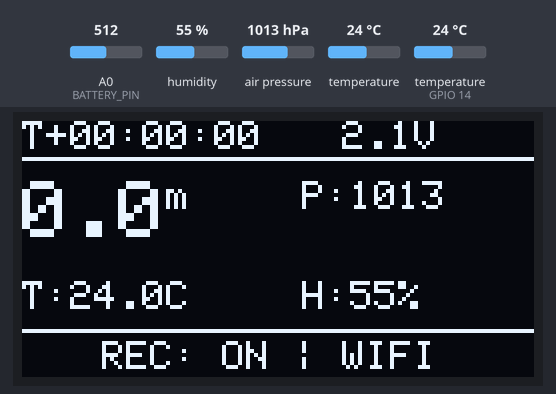
A sketch run on a simulated ESP8266 (Wemos D1 mini). On the bench: 128×64 one-colour display. The test bench sets the inputs (shaded band); at power-on: air pressure 1013 hPa, humidity 55 %, A0 (BATTERY_PIN) = 512, temperature 24 °C, temperature (sensor on GPIO 14) 24 °C. WiFi joins after 1.5 s; servers stay silent unless stated; storage starts empty; what the sketch prints to the serial monitor is not drawn.

Above: at 3.3 s.
3.4 s: air pressure set to 952 hPa
At 4.6 s:
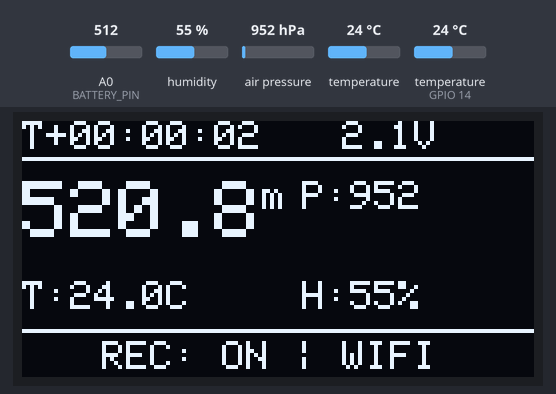
12.4 s: humidity set to 22 %
At 15.5 s:
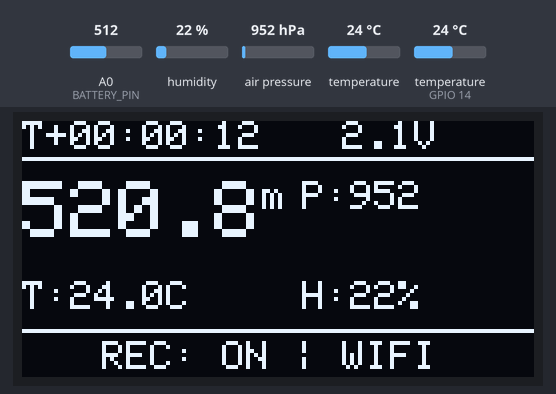
17.6 s: A0 (BATTERY_PIN) set to 390
At 18.5 s:
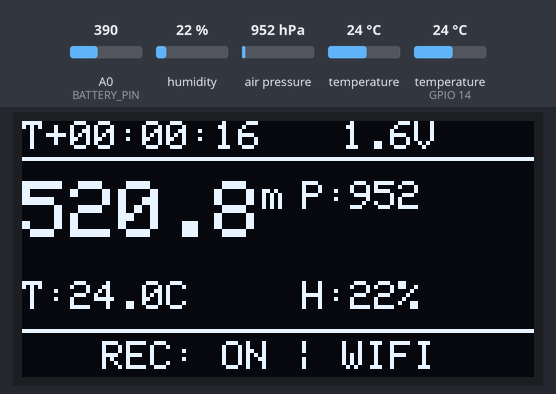
21.6 s: temperature (sensor 0) set to 12 °C
At 22.8 s:
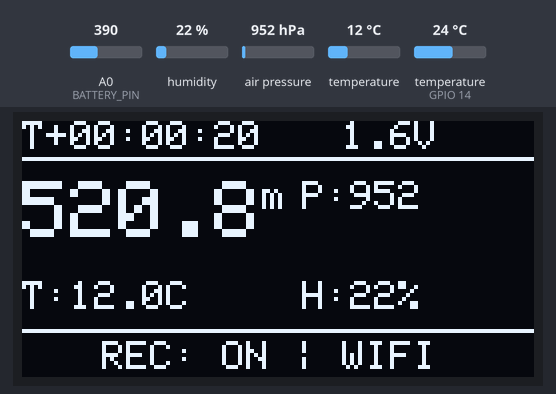
25.6 s: humidity set to 40 %
At 27.0 s:
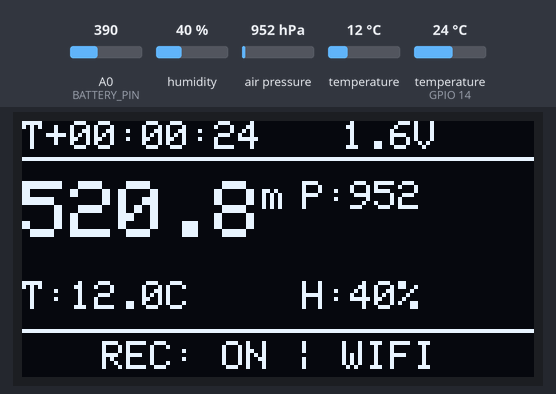
29.6 s: A0 (BATTERY_PIN) set to 410
At 31.3 s:
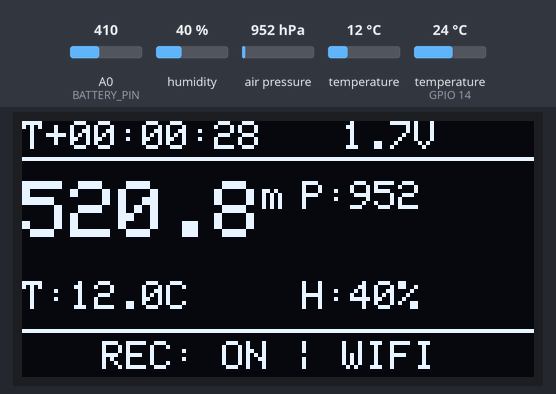
Timing chart, 0 to 32.8 s (numbered marks = the images above; inputs shaded):
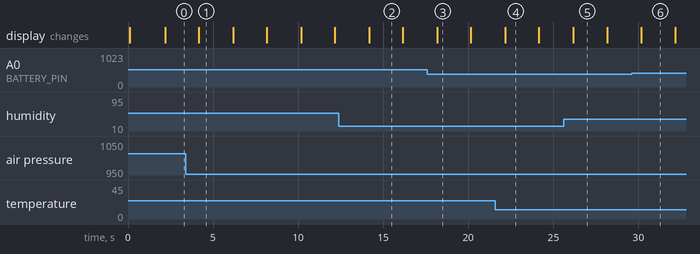

Measured:
- what the display in image 1 shows lasts 2.0 s, from 4.2 s to 6.2 s

The sketch:

Rocket_goodUI_.ino
```cpp
/*
 * ESP8266 Mini Satellite "CanSat" Firmware
 * Version: 3.0 (NASA Edition)
 * * Hardware:
 * - ESP8266 (NodeMCU/Wemos)
 * - BMP180 (I2C)
 * - DHT11 (GPIO14)
 * - OLED SSD1306 (I2C)
 * - Internal Flash (LittleFS) for Data Logging
 * * Features:
 * - Black Box Data Logging (.csv)
 * - Dual WiFi Mode (AP + Station)
 * - Professional Mission Control Dashboard
 * - High-Precision Charts
 */

#include <ESP8266WiFi.h>
#include <ESP8266WebServer.h>
#include <Wire.h>
#include <Adafruit_BMP085.h>
#include <Adafruit_GFX.h>
#include <Adafruit_SSD1306.h>
#include <DHT.h>
#include <LittleFS.h> //

// ============================================================================
// CONFIGURATION
// ============================================================================

// 1. Home WiFi (Optional - for ground testing)
const char* WIFI_SSID = "-WIFI-";
const char* WIFI_PASS = "1XXXXXXXX2";

// 2. Satellite Hotspot (Field Mode)
const char* AP_SSID = "NASA-SAT-1";
const char* AP_PASS = "mission2024";

// Pins
#define I2C_SDA         4  // D2
#define I2C_SCL         5  // D1
#define DHT_PIN         14 // D5
#define BATTERY_PIN     A0

// Sensor & Display Config
#define DHT_TYPE        DHT11
#define SCREEN_WIDTH    128
#define SCREEN_HEIGHT   64
#define OLED_RESET      -1
#define OLED_ADDR       0x3C

// Logging Config
#define LOG_FILENAME    "/mission_log.csv"
#define LOG_INTERVAL    2000 // Log every 2 seconds

// Objects
Adafruit_BMP085 bmp;
Adafruit_SSD1306 display(SCREEN_WIDTH, SCREEN_HEIGHT, &Wire, OLED_RESET);
DHT dht(DHT_PIN, DHT_TYPE);
ESP8266WebServer server(80);

// Data Structure
struct MissionData {
    unsigned long timestamp;
    String missionTime;
    float temp;
    float humidity;
    float pressure;
    float altitude;
    float batteryV;
    int batteryPct;
    bool dht_ok;
    bool bmp_ok;
} data;

// Global Variables
unsigned long missionStartTime = 0;
unsigned long lastLogTime = 0;
float refPressure = 1013.25; // Will be auto-calibrated

// ============================================================================
// FILE SYSTEM (BLACK BOX)
// ============================================================================

void setupLogging() {
    if (!LittleFS.begin()) {
        Serial.println("[FS] Failed to mount file system");
        return;
    }
    Serial.println("[FS] File System Mounted");

    // Check if file exists, if not create headers
    if (!LittleFS.exists(LOG_FILENAME)) {
        File logFile = LittleFS.open(LOG_FILENAME, "w");
        if (logFile) {
            logFile.println("Time,MissionTime,Temp(C),Humidity(%),Pressure(hPa),Altitude(m),Battery(V)");
            logFile.close();
            Serial.println("[FS] Created new log file");
        }
    }
}

void logDataToStorage() {
    File logFile = LittleFS.open(LOG_FILENAME, "a"); // Append mode
    if (logFile) {
        logFile.print(millis());
        logFile.print(",");
        logFile.print(data.missionTime);
        logFile.print(",");
        logFile.print(data.temp);
        logFile.print(",");
        logFile.print(data.humidity);
        logFile.print(",");
        logFile.print(data.pressure);
        logFile.print(",");
        logFile.print(data.altitude);
        logFile.print(",");
        logFile.println(data.batteryV);
        logFile.close();
        // Serial.println("[FS] Data saved"); // Uncomment for debugging
    }
}

// ============================================================================
// UTILITIES
// ============================================================================

String getMissionTime() {
    unsigned long now = millis() - missionStartTime;
    unsigned long seconds = now / 1000;
    unsigned long minutes = seconds / 60;
    unsigned long hours = minutes / 60;

    seconds %= 60;
    minutes %= 60;

    char buffer[20];
    sprintf(buffer, "T+%02lu:%02lu:%02lu", hours, minutes, seconds);
    return String(buffer);
}

float readBattery() {
    // 4.2V is max, using divider if needed. Adjust multiplier based on your resistor divider.
    // If direct connection (not recommended for >3.3V), max is 1.0V input = 1023
    // Assuming internal divider or specific hardware:
    int raw = analogRead(BATTERY_PIN);
    return (raw / 1023.0) * 4.2;
}

// ============================================================================
// WEB SERVER HANDLERS
// ============================================================================

void handleRoot() {
    // HTML stored in PROGMEM to save RAM
    String html = F(R"rawliteral(
<!DOCTYPE html>
<html lang="en">
<head>
    <meta charset="UTF-8">
    <meta name="viewport" content="width=device-width, initial-scale=1.0">
    <title>NASA-SAT Mission Control</title>
    <script src="https://cdn.jsdelivr.net/npm/chart.js"></script>
    <style>
        :root { --bg: #0b0d17; --card: #15192b; --text: #e0e6ed; --accent: #00f2ff; --alert: #ff0055; --success: #00ff88; }
        body { background-color: var(--bg); color: var(--text); font-family: 'Segoe UI', 'Roboto Mono', monospace; margin: 0; padding: 20px; overflow-x: hidden; }
        .header { display: flex; justify-content: space-between; align-items: center; border-bottom: 2px solid var(--accent); padding-bottom: 15px; margin-bottom: 20px; }
        .header h1 { margin: 0; text-transform: uppercase; letter-spacing: 2px; font-size: 1.5rem; text-shadow: 0 0 10px var(--accent); }
        .blink { animation: blinker 1.5s linear infinite; color: var(--alert); font-weight: bold; }
        @keyframes blinker { 50% { opacity: 0; } }

        .grid { display: grid; grid-template-columns: repeat(auto-fit, minmax(200px, 1fr)); gap: 15px; margin-bottom: 20px; }
        .card { background: var(--card); border: 1px solid rgba(0, 242, 255, 0.2); padding: 15px; border-radius: 5px; position: relative; overflow: hidden; }
        .card::before { content: ''; position: absolute; top: 0; left: 0; width: 100%; height: 2px; background: linear-gradient(90deg, transparent, var(--accent), transparent); }
        .card-title { font-size: 0.8rem; text-transform: uppercase; color: #8b9bb4; margin-bottom: 5px; }
        .card-value { font-size: 2rem; font-weight: bold; }
        .card-unit { font-size: 1rem; color: var(--accent); }

        .charts-area { display: grid; grid-template-columns: repeat(auto-fit, minmax(400px, 1fr)); gap: 20px; }
        .chart-container { background: var(--card); padding: 15px; border-radius: 5px; border: 1px solid rgba(255,255,255,0.05); height: 300px; }

        .controls { margin-top: 30px; display: flex; gap: 10px; flex-wrap: wrap; }
        .btn { background: rgba(0, 242, 255, 0.1); border: 1px solid var(--accent); color: var(--accent); padding: 10px 20px; cursor: pointer; font-family: inherit; font-weight: bold; transition: 0.3s; text-decoration: none; display: inline-block; }
        .btn:hover { background: var(--accent); color: var(--bg); box-shadow: 0 0 15px var(--accent); }
        .btn-danger { border-color: var(--alert); color: var(--alert); background: rgba(255, 0, 85, 0.1); }
        .btn-danger:hover { background: var(--alert); color: white; box-shadow: 0 0 15px var(--alert); }

        /* Responsive */
        @media (max-width: 600px) { .header { flex-direction: column; text-align: center; } .charts-area { grid-template-columns: 1fr; } }
    </style>
</head>
<body>
    <div class="header">
        <div>
            <h1>🛰️ Mission Control</h1>
            <small>ESP8266 GROUND STATION | <span style="color:var(--success)">CONNECTED</span></small>
        </div>
        <div style="text-align: right;">
            <div id="missionTime" style="font-size: 1.5rem; font-weight: bold;">T+00:00:00</div>
            <div id="recStatus" class="blink">● RECORDING</div>
        </div>
    </div>

    <div class="grid">
        <div class="card">
            <div class="card-title">Altitude</div>
            <span id="alt" class="card-value">--</span> <span class="card-unit">m</span>
        </div>
        <div class="card">
            <div class="card-title">Pressure</div>
            <span id="press" class="card-value">--</span> <span class="card-unit">hPa</span>
        </div>
        <div class="card">
            <div class="card-title">Temperature</div>
            <span id="temp" class="card-value">--</span> <span class="card-unit">°C</span>
        </div>
        <div class="card">
            <div class="card-title">Humidity</div>
            <span id="hum" class="card-value">--</span> <span class="card-unit">%</span>
        </div>
        <div class="card">
            <div class="card-title">Battery</div>
            <span id="bat" class="card-value">--</span> <span class="card-unit">V</span>
        </div>
    </div>

    <div class="charts-area">
        <div class="chart-container"><canvas id="altChart"></canvas></div>
        <div class="chart-container"><canvas id="tempChart"></canvas></div>
    </div>

    <div class="controls">
        <a href="/download" class="btn">⬇ DOWNLOAD FLIGHT LOG (CSV)</a>
        <a href="/clear" class="btn btn-danger" onclick="return confirm('Are you sure you want to delete flight data?')">⚠ CLEAR BLACKBOX</a>
        <button class="btn" onclick="calibrate()">⌖ CALIBRATE ALTITUDE</button>
    </div>

    <script>
        // Charts Setup
        Chart.defaults.color = '#8b9bb4';
        Chart.defaults.borderColor = 'rgba(255,255,255,0.05)';

        const commonOptions = {
            responsive: true,
            maintainAspectRatio: false,
            animation: false,
            elements: { point: { radius: 1 } },
            plugins: { legend: { display: true } },
            scales: { x: { display: false } }
        };

        const ctxAlt = document.getElementById('altChart').getContext('2d');
        const altChart = new Chart(ctxAlt, {
            type: 'line',
            data: { labels: [], datasets: [{ label: 'Altitude (m)', data: [], borderColor: '#00f2ff', backgroundColor: 'rgba(0, 242, 255, 0.1)', fill: true, tension: 0.3 }] },
            options: commonOptions
        });

        const ctxTemp = document.getElementById('tempChart').getContext('2d');
        const tempChart = new Chart(ctxTemp, {
            type: 'line',
            data: { labels: [], datasets: [
                { label: 'Temp (°C)', data: [], borderColor: '#ff0055', tension: 0.3, yAxisID: 'y' },
                { label: 'Pressure (hPa)', data: [], borderColor: '#00ff88', tension: 0.3, yAxisID: 'y1' }
            ]},
            options: {
                ...commonOptions,
                scales: {
                    y: { type: 'linear', display: true, position: 'left' },
                    y1: { type: 'linear', display: true, position: 'right', grid: { drawOnChartArea: false } }
                }
            }
        });

        function updateData() {
            fetch('/data').then(response => response.json()).then(data => {
                document.getElementById('missionTime').innerText = data.time;
                document.getElementById('alt').innerText = data.alt.toFixed(1);
                document.getElementById('press').innerText = data.press.toFixed(1);
                document.getElementById('temp').innerText = data.temp.toFixed(1);
                document.getElementById('hum').innerText = data.hum.toFixed(0);
                document.getElementById('bat').innerText = data.bat.toFixed(2);

                // Update Charts
                const now = new Date().toLocaleTimeString();
                if(altChart.data.labels.length > 50) {
                    altChart.data.labels.shift();
                    altChart.data.datasets[0].data.shift();
                    tempChart.data.labels.shift();
                    tempChart.data.datasets[0].data.shift();
                    tempChart.data.datasets[1].data.shift();
                }

                altChart.data.labels.push(now);
                altChart.data.datasets[0].data.push(data.alt);
                altChart.update();

                tempChart.data.labels.push(now);
                tempChart.data.datasets[0].data.push(data.temp);
                tempChart.data.datasets[1].data.push(data.press);
                tempChart.update();
            });
        }

        function calibrate() {
            fetch('/calibrate').then(alert('Altitude Calibrated to 0m reference.'));
        }

        setInterval(updateData, 1000);
    </script>
</body>
</html>
)rawliteral");
    server.send(200, "text/html", html);
}

void handleData() {
    String json = "{";
    json += "\"time\":\"" + data.missionTime + "\",";
    json += "\"alt\":" + String(data.altitude) + ",";
    json += "\"press\":" + String(data.pressure) + ",";
    json += "\"temp\":" + String(data.temp) + ",";
    json += "\"hum\":" + String(data.humidity) + ",";
    json += "\"bat\":" + String(data.batteryV);
    json += "}";
    server.send(200, "application/json", json);
}

void handleDownload() {
    File file = LittleFS.open(LOG_FILENAME, "r");
    if (!file) {
        server.send(404, "text/plain", "Log file not found");
        return;
    }
    server.streamFile(file, "text/csv");
    file.close();
}

void handleClear() {
    LittleFS.remove(LOG_FILENAME);
    setupLogging(); // Recreate header
    server.send(200, "text/plain", "Logs Cleared");
}

void handleCalibrate() {
    int32_t p = bmp.readPressure();
    refPressure = p / 100.0;
    server.send(200, "text/plain", "OK");
}

// ============================================================================
// MAIN SETUP & LOOP
// ============================================================================

void setup() {
    Serial.begin(115200);
    Wire.begin(I2C_SDA, I2C_SCL);

    // Init Hardware
    display.begin(SSD1306_SWITCHCAPVCC, OLED_ADDR);
    display.clearDisplay();
    display.setTextColor(WHITE);
    display.setTextSize(1);
    display.setCursor(0,20);
    display.println(F("BOOTING SYSTEM..."));
    display.println(F("INIT FILESYSTEM..."));
    display.display();

    setupLogging();

    if(!bmp.begin()) Serial.println("BMP Error");
    dht.begin();

    // WiFi Configuration (Dual Mode)
    WiFi.mode(WIFI_AP_STA); // AP + Station
    WiFi.softAP(AP_SSID, AP_PASS); // Create Hotspot
    WiFi.begin(WIFI_SSID, WIFI_PASS); // Connect to Router

    display.clearDisplay();
    display.setCursor(0,0);
    display.println(F(">> SYSTEM READY <<"));
    display.print(F("AP: ")); display.println(AP_SSID);
    display.print(F("IP: ")); display.println(WiFi.softAPIP());
    display.display();
    delay(2000);

    // Web Routes
    server.on("/", handleRoot);
    server.on("/data", handleData);
    server.on("/download", handleDownload);
    server.on("/clear", handleClear);
    server.on("/calibrate", handleCalibrate);
    server.begin();

    missionStartTime = millis();

    // Auto-calibrate Altitude
    int32_t p = bmp.readPressure();
    refPressure = p / 100.0;
}

void loop() {
    server.handleClient();

    unsigned long currentMillis = millis();

    // Read Sensors & Log
    if (currentMillis - lastLogTime >= LOG_INTERVAL) {
        lastLogTime = currentMillis;

        // Read BMP180
        data.temp = bmp.readTemperature();
        data.pressure = bmp.readPressure() / 100.0;
        data.altitude = bmp.readAltitude(refPressure * 100);

        // Read DHT
        float h = dht.readHumidity();
        if(!isnan(h)) data.humidity = h;

        // Read Battery & Time
        data.batteryV = readBattery();
        data.missionTime = getMissionTime();

        // 1. Log to Internal Storage
        logDataToStorage();

        // 2. Serial Monitor Log
        Serial.print(data.missionTime); Serial.print(",");
        Serial.print(data.altitude); Serial.println("m");

        // 3. Update OLED
        display.clearDisplay();

        // Header
        display.setTextSize(1);
        display.setCursor(0,0);
        display.print(data.missionTime);
        display.setCursor(80,0);
        display.print(data.batteryV, 1); display.print("V");
        display.drawLine(0, 9, 128, 9, WHITE);

        // Main Data
        display.setTextSize(2);
        display.setCursor(0, 15);
        display.print(data.altitude, 1);
        display.setTextSize(1); display.print("m");

        display.setTextSize(1);
        display.setCursor(70, 15);
        display.print("P:"); display.print(data.pressure, 0);

        display.setCursor(0, 40);
        display.print("T:"); display.print(data.temp, 1); display.print("C");
        display.setCursor(70, 40);
        display.print("H:"); display.print(data.humidity, 0); display.print("%");

        // Footer
        display.drawLine(0, 52, 128, 52, WHITE);
        display.setCursor(20, 55);
        display.print("REC: ON | WIFI");

        display.display();
    }
}
```
